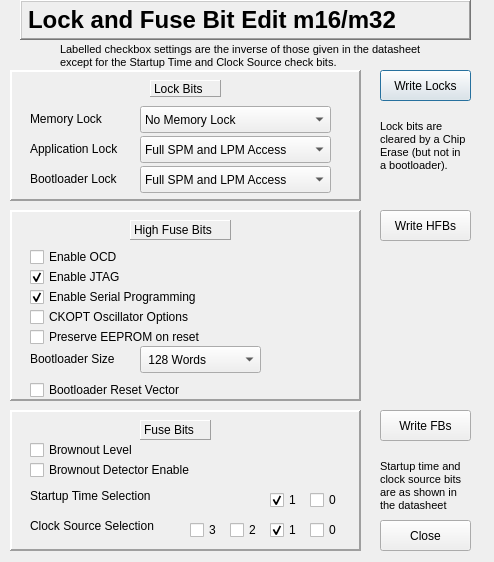
<?xml version="1.0" encoding="UTF-8"?>
<ui version="4.0">
 <class>M16Dialog</class>
 <widget class="QDialog" name="M16Dialog">
  <property name="geometry">
   <rect>
    <x>0</x>
    <y>0</y>
    <width>494</width>
    <height>562</height>
   </rect>
  </property>
  <property name="windowTitle">
   <string>Dialog</string>
  </property>
  <widget class="QLabel" name="titleLabel">
   <property name="geometry">
    <rect>
     <x>20</x>
     <y>0</y>
     <width>451</width>
     <height>40</height>
    </rect>
   </property>
   <property name="font">
    <font>
     <pointsize>18</pointsize>
     <weight>75</weight>
     <bold>true</bold>
    </font>
   </property>
   <property name="frameShape">
    <enum>QFrame::WinPanel</enum>
   </property>
   <property name="frameShadow">
    <enum>QFrame::Raised</enum>
   </property>
   <property name="text">
    <string>Lock and Fuse Bit Edit m16/m32</string>
   </property>
  </widget>
  <widget class="QFrame" name="highFuseFrame">
   <property name="geometry">
    <rect>
     <x>10</x>
     <y>210</y>
     <width>351</width>
     <height>191</height>
    </rect>
   </property>
   <property name="frameShape">
    <enum>QFrame::Panel</enum>
   </property>
   <property name="frameShadow">
    <enum>QFrame::Raised</enum>
   </property>
   <property name="lineWidth">
    <number>2</number>
   </property>
   <widget class="QLabel" name="highFuseLabel">
    <property name="geometry">
     <rect>
      <x>120</x>
      <y>10</y>
      <width>101</width>
      <height>20</height>
     </rect>
    </property>
    <property name="frameShape">
     <enum>QFrame::Panel</enum>
    </property>
    <property name="frameShadow">
     <enum>QFrame::Raised</enum>
    </property>
    <property name="text">
     <string>High Fuse Bits</string>
    </property>
   </widget>
   <widget class="QCheckBox" name="enableOCDBox">
    <property name="enabled">
     <bool>true</bool>
    </property>
    <property name="geometry">
     <rect>
      <x>20</x>
      <y>37</y>
      <width>201</width>
      <height>20</height>
     </rect>
    </property>
    <property name="toolTip">
     <string>Enable the On-Chip Debug</string>
    </property>
    <property name="layoutDirection">
     <enum>Qt::LeftToRight</enum>
    </property>
    <property name="text">
     <string>Enable OCD</string>
    </property>
    <property name="checked">
     <bool>false</bool>
    </property>
   </widget>
   <widget class="QCheckBox" name="enableJTAGBox">
    <property name="geometry">
     <rect>
      <x>20</x>
      <y>57</y>
      <width>191</width>
      <height>20</height>
     </rect>
    </property>
    <property name="toolTip">
     <string>Enable the JTAG Interface</string>
    </property>
    <property name="layoutDirection">
     <enum>Qt::LeftToRight</enum>
    </property>
    <property name="text">
     <string>Enable JTAG</string>
    </property>
    <property name="checked">
     <bool>true</bool>
    </property>
   </widget>
   <widget class="QCheckBox" name="enableSerialBox">
    <property name="geometry">
     <rect>
      <x>20</x>
      <y>77</y>
      <width>201</width>
      <height>20</height>
     </rect>
    </property>
    <property name="toolTip">
     <string>Enables the use of serial (SPI) programming of the target</string>
    </property>
    <property name="layoutDirection">
     <enum>Qt::LeftToRight</enum>
    </property>
    <property name="text">
     <string>Enable Serial Programming</string>
    </property>
    <property name="checked">
     <bool>true</bool>
    </property>
   </widget>
   <widget class="QCheckBox" name="oscOptionsBox">
    <property name="geometry">
     <rect>
      <x>20</x>
      <y>97</y>
      <width>201</width>
      <height>20</height>
     </rect>
    </property>
    <property name="toolTip">
     <string>Additional option for clock source</string>
    </property>
    <property name="layoutDirection">
     <enum>Qt::LeftToRight</enum>
    </property>
    <property name="text">
     <string>CKOPT Oscillator Options</string>
    </property>
    <property name="checked">
     <bool>false</bool>
    </property>
   </widget>
   <widget class="QCheckBox" name="preserveEEPROMBox">
    <property name="geometry">
     <rect>
      <x>20</x>
      <y>117</y>
      <width>201</width>
      <height>20</height>
     </rect>
    </property>
    <property name="toolTip">
     <string>Keeps the EEPROM contents following a chip erase action</string>
    </property>
    <property name="layoutDirection">
     <enum>Qt::LeftToRight</enum>
    </property>
    <property name="text">
     <string>Preserve EEPROM on reset</string>
    </property>
    <property name="checked">
     <bool>false</bool>
    </property>
   </widget>
   <widget class="QLabel" name="bootSizeLabel">
    <property name="geometry">
     <rect>
      <x>20</x>
      <y>140</y>
      <width>111</width>
      <height>17</height>
     </rect>
    </property>
    <property name="text">
     <string>Bootloader Size</string>
    </property>
   </widget>
   <widget class="QComboBox" name="bootSizeBox">
    <property name="geometry">
     <rect>
      <x>130</x>
      <y>136</y>
      <width>121</width>
      <height>27</height>
     </rect>
    </property>
    <item>
     <property name="text">
      <string> 128 Words</string>
     </property>
    </item>
    <item>
     <property name="text">
      <string> 256 Words</string>
     </property>
    </item>
    <item>
     <property name="text">
      <string> 512 Words</string>
     </property>
    </item>
    <item>
     <property name="text">
      <string>1024 Words</string>
     </property>
    </item>
   </widget>
   <widget class="QCheckBox" name="bootResetCheck">
    <property name="geometry">
     <rect>
      <x>20</x>
      <y>170</y>
      <width>201</width>
      <height>20</height>
     </rect>
    </property>
    <property name="toolTip">
     <string>When checked it will start in the bootloader section on reset, otherwise it starts at location 0000</string>
    </property>
    <property name="layoutDirection">
     <enum>Qt::LeftToRight</enum>
    </property>
    <property name="text">
     <string>Bootloader Reset Vector</string>
    </property>
    <property name="checked">
     <bool>false</bool>
    </property>
   </widget>
  </widget>
  <widget class="QLabel" name="warningLabel_2">
   <property name="geometry">
    <rect>
     <x>60</x>
     <y>40</y>
     <width>371</width>
     <height>31</height>
    </rect>
   </property>
   <property name="font">
    <font>
     <family>Arial</family>
     <pointsize>8</pointsize>
    </font>
   </property>
   <property name="text">
    <string>Labelled checkbox settings are the inverse of those given in the datasheet
except for the Startup Time and Clock Source check bits.</string>
   </property>
  </widget>
  <widget class="QFrame" name="lockFrame">
   <property name="geometry">
    <rect>
     <x>10</x>
     <y>70</y>
     <width>351</width>
     <height>131</height>
    </rect>
   </property>
   <property name="frameShape">
    <enum>QFrame::Panel</enum>
   </property>
   <property name="frameShadow">
    <enum>QFrame::Raised</enum>
   </property>
   <property name="lineWidth">
    <number>2</number>
   </property>
   <widget class="QLabel" name="memoryLockLabel">
    <property name="geometry">
     <rect>
      <x>20</x>
      <y>40</y>
      <width>91</width>
      <height>17</height>
     </rect>
    </property>
    <property name="text">
     <string>Memory Lock</string>
    </property>
   </widget>
   <widget class="QComboBox" name="appLockBox">
    <property name="geometry">
     <rect>
      <x>130</x>
      <y>66</y>
      <width>191</width>
      <height>27</height>
     </rect>
    </property>
    <property name="toolTip">
     <string>Selects the type of memory locking in the application memory space.</string>
    </property>
    <item>
     <property name="text">
      <string>Full SPM and LPM Access</string>
     </property>
    </item>
    <item>
     <property name="text">
      <string>No SPM Write Access</string>
     </property>
    </item>
    <item>
     <property name="text">
      <string>No LPM Read Access</string>
     </property>
    </item>
    <item>
     <property name="text">
      <string>No SPM Write/LPM Read Access</string>
     </property>
    </item>
   </widget>
   <widget class="QComboBox" name="memoryLockBox">
    <property name="geometry">
     <rect>
      <x>130</x>
      <y>36</y>
      <width>191</width>
      <height>27</height>
     </rect>
    </property>
    <property name="toolTip">
     <string>Selects the type of locking of memory, either none, read only or read/write. Fuse bits are locked in the latter two modes.</string>
    </property>
    <item>
     <property name="text">
      <string>No Memory Lock</string>
     </property>
    </item>
    <item>
     <property name="text">
      <string>Memory/Fuse Write Lock</string>
     </property>
    </item>
    <item>
     <property name="text">
      <string>Memory/Fuse/BootLock Read and Write Lock</string>
     </property>
    </item>
   </widget>
   <widget class="QLabel" name="appLockLabel">
    <property name="geometry">
     <rect>
      <x>20</x>
      <y>70</y>
      <width>111</width>
      <height>17</height>
     </rect>
    </property>
    <property name="text">
     <string>Application Lock</string>
    </property>
   </widget>
   <widget class="QLabel" name="bootLockLabel">
    <property name="geometry">
     <rect>
      <x>20</x>
      <y>100</y>
      <width>111</width>
      <height>17</height>
     </rect>
    </property>
    <property name="text">
     <string>Bootloader Lock</string>
    </property>
   </widget>
   <widget class="QLabel" name="lockLabel">
    <property name="geometry">
     <rect>
      <x>140</x>
      <y>10</y>
      <width>71</width>
      <height>17</height>
     </rect>
    </property>
    <property name="frameShape">
     <enum>QFrame::Panel</enum>
    </property>
    <property name="frameShadow">
     <enum>QFrame::Raised</enum>
    </property>
    <property name="text">
     <string>Lock Bits</string>
    </property>
   </widget>
   <widget class="QComboBox" name="bootLockBox">
    <property name="geometry">
     <rect>
      <x>130</x>
      <y>96</y>
      <width>191</width>
      <height>27</height>
     </rect>
    </property>
    <property name="toolTip">
     <string>Selects the type of memory locking in the bootloader memory space.</string>
    </property>
    <item>
     <property name="text">
      <string>Full SPM and LPM Access</string>
     </property>
    </item>
    <item>
     <property name="text">
      <string>No SPM Write Access</string>
     </property>
    </item>
    <item>
     <property name="text">
      <string>No LPM Read Access</string>
     </property>
    </item>
    <item>
     <property name="text">
      <string>No SPM Write/LPM Read Access</string>
     </property>
    </item>
   </widget>
  </widget>
  <widget class="QPushButton" name="lockWriteButton">
   <property name="geometry">
    <rect>
     <x>380</x>
     <y>70</y>
     <width>91</width>
     <height>31</height>
    </rect>
   </property>
   <property name="text">
    <string>Write Locks</string>
   </property>
  </widget>
  <widget class="QPushButton" name="highFuseWriteButton">
   <property name="geometry">
    <rect>
     <x>380</x>
     <y>210</y>
     <width>91</width>
     <height>31</height>
    </rect>
   </property>
   <property name="text">
    <string>Write HFBs</string>
   </property>
  </widget>
  <widget class="QPushButton" name="fuseWriteButton">
   <property name="geometry">
    <rect>
     <x>380</x>
     <y>410</y>
     <width>91</width>
     <height>31</height>
    </rect>
   </property>
   <property name="text">
    <string>Write FBs</string>
   </property>
  </widget>
  <widget class="QLabel" name="warningLabel">
   <property name="geometry">
    <rect>
     <x>380</x>
     <y>460</y>
     <width>91</width>
     <height>51</height>
    </rect>
   </property>
   <property name="font">
    <font>
     <family>Arial</family>
     <pointsize>8</pointsize>
    </font>
   </property>
   <property name="text">
    <string>Startup time and
clock source bits
are as shown in
the datasheet</string>
   </property>
  </widget>
  <widget class="QLabel" name="warningLabel_3">
   <property name="geometry">
    <rect>
     <x>380</x>
     <y>120</y>
     <width>91</width>
     <height>51</height>
    </rect>
   </property>
   <property name="font">
    <font>
     <family>Arial</family>
     <pointsize>8</pointsize>
    </font>
   </property>
   <property name="text">
    <string>Lock bits are
cleared by a Chip
Erase (but not in
a bootloader).</string>
   </property>
  </widget>
  <widget class="QPushButton" name="closeButton">
   <property name="geometry">
    <rect>
     <x>380</x>
     <y>520</y>
     <width>91</width>
     <height>31</height>
    </rect>
   </property>
   <property name="text">
    <string>Close</string>
   </property>
  </widget>
  <widget class="QFrame" name="fuseFrame">
   <property name="geometry">
    <rect>
     <x>10</x>
     <y>410</y>
     <width>351</width>
     <height>141</height>
    </rect>
   </property>
   <property name="frameShape">
    <enum>QFrame::Panel</enum>
   </property>
   <property name="frameShadow">
    <enum>QFrame::Raised</enum>
   </property>
   <property name="lineWidth">
    <number>2</number>
   </property>
   <widget class="QLabel" name="clockSourceLabel">
    <property name="geometry">
     <rect>
      <x>20</x>
      <y>107</y>
      <width>151</width>
      <height>17</height>
     </rect>
    </property>
    <property name="toolTip">
     <string>Clock Source Selection.. Refer to the datasheets. The settings are not inverted and match those of the datasheet.</string>
    </property>
    <property name="text">
     <string>Clock Source Selection</string>
    </property>
   </widget>
   <widget class="QLabel" name="startupTimeLabel">
    <property name="geometry">
     <rect>
      <x>20</x>
      <y>77</y>
      <width>151</width>
      <height>17</height>
     </rect>
    </property>
    <property name="toolTip">
     <string>This depends on the choice of clock source. Refer to the datasheets. The settings are not inverted and match those of the datasheet.</string>
    </property>
    <property name="text">
     <string>Startup Time Selection</string>
    </property>
   </widget>
   <widget class="QCheckBox" name="brownoutEnableBox">
    <property name="geometry">
     <rect>
      <x>20</x>
      <y>50</y>
      <width>201</width>
      <height>20</height>
     </rect>
    </property>
    <property name="toolTip">
     <string>Enables the brownout detector. This consumes power in the sleep states.</string>
    </property>
    <property name="layoutDirection">
     <enum>Qt::LeftToRight</enum>
    </property>
    <property name="text">
     <string>Brownout Detector Enable</string>
    </property>
    <property name="checked">
     <bool>false</bool>
    </property>
   </widget>
   <widget class="QCheckBox" name="brownoutLevelBox">
    <property name="geometry">
     <rect>
      <x>20</x>
      <y>30</y>
      <width>201</width>
      <height>20</height>
     </rect>
    </property>
    <property name="toolTip">
     <string>Set the brownout level to either 2.7V (unchecked) or 4.0V (checked)</string>
    </property>
    <property name="layoutDirection">
     <enum>Qt::LeftToRight</enum>
    </property>
    <property name="text">
     <string>Brownout Level</string>
    </property>
    <property name="checked">
     <bool>false</bool>
    </property>
   </widget>
   <widget class="QLabel" name="fuseLabel">
    <property name="geometry">
     <rect>
      <x>130</x>
      <y>10</y>
      <width>71</width>
      <height>20</height>
     </rect>
    </property>
    <property name="frameShape">
     <enum>QFrame::Panel</enum>
    </property>
    <property name="frameShadow">
     <enum>QFrame::Raised</enum>
    </property>
    <property name="text">
     <string>Fuse Bits</string>
    </property>
   </widget>
   <widget class="QCheckBox" name="startupTimeBox">
    <property name="geometry">
     <rect>
      <x>300</x>
      <y>80</y>
      <width>41</width>
      <height>20</height>
     </rect>
    </property>
    <property name="toolTip">
     <string/>
    </property>
    <property name="layoutDirection">
     <enum>Qt::LeftToRight</enum>
    </property>
    <property name="text">
     <string>0</string>
    </property>
    <property name="checked">
     <bool>false</bool>
    </property>
   </widget>
   <widget class="QCheckBox" name="startupTimeBox_2">
    <property name="geometry">
     <rect>
      <x>260</x>
      <y>80</y>
      <width>41</width>
      <height>20</height>
     </rect>
    </property>
    <property name="toolTip">
     <string/>
    </property>
    <property name="layoutDirection">
     <enum>Qt::LeftToRight</enum>
    </property>
    <property name="text">
     <string>1</string>
    </property>
    <property name="checked">
     <bool>true</bool>
    </property>
   </widget>
   <widget class="QCheckBox" name="clockSourceBox">
    <property name="geometry">
     <rect>
      <x>300</x>
      <y>110</y>
      <width>41</width>
      <height>20</height>
     </rect>
    </property>
    <property name="toolTip">
     <string/>
    </property>
    <property name="layoutDirection">
     <enum>Qt::LeftToRight</enum>
    </property>
    <property name="text">
     <string>0</string>
    </property>
    <property name="checked">
     <bool>false</bool>
    </property>
   </widget>
   <widget class="QCheckBox" name="clockSourceBox_2">
    <property name="geometry">
     <rect>
      <x>260</x>
      <y>110</y>
      <width>41</width>
      <height>20</height>
     </rect>
    </property>
    <property name="toolTip">
     <string/>
    </property>
    <property name="layoutDirection">
     <enum>Qt::LeftToRight</enum>
    </property>
    <property name="text">
     <string>1</string>
    </property>
    <property name="checked">
     <bool>true</bool>
    </property>
   </widget>
   <widget class="QCheckBox" name="clockSourceBox_3">
    <property name="geometry">
     <rect>
      <x>220</x>
      <y>110</y>
      <width>41</width>
      <height>20</height>
     </rect>
    </property>
    <property name="toolTip">
     <string/>
    </property>
    <property name="layoutDirection">
     <enum>Qt::LeftToRight</enum>
    </property>
    <property name="text">
     <string>2</string>
    </property>
    <property name="checked">
     <bool>false</bool>
    </property>
   </widget>
   <widget class="QCheckBox" name="clockSourceBox_4">
    <property name="geometry">
     <rect>
      <x>180</x>
      <y>110</y>
      <width>41</width>
      <height>20</height>
     </rect>
    </property>
    <property name="toolTip">
     <string/>
    </property>
    <property name="layoutDirection">
     <enum>Qt::LeftToRight</enum>
    </property>
    <property name="text">
     <string>3</string>
    </property>
    <property name="checked">
     <bool>false</bool>
    </property>
   </widget>
  </widget>
 </widget>
 <resources/>
 <connections/>
</ui>
